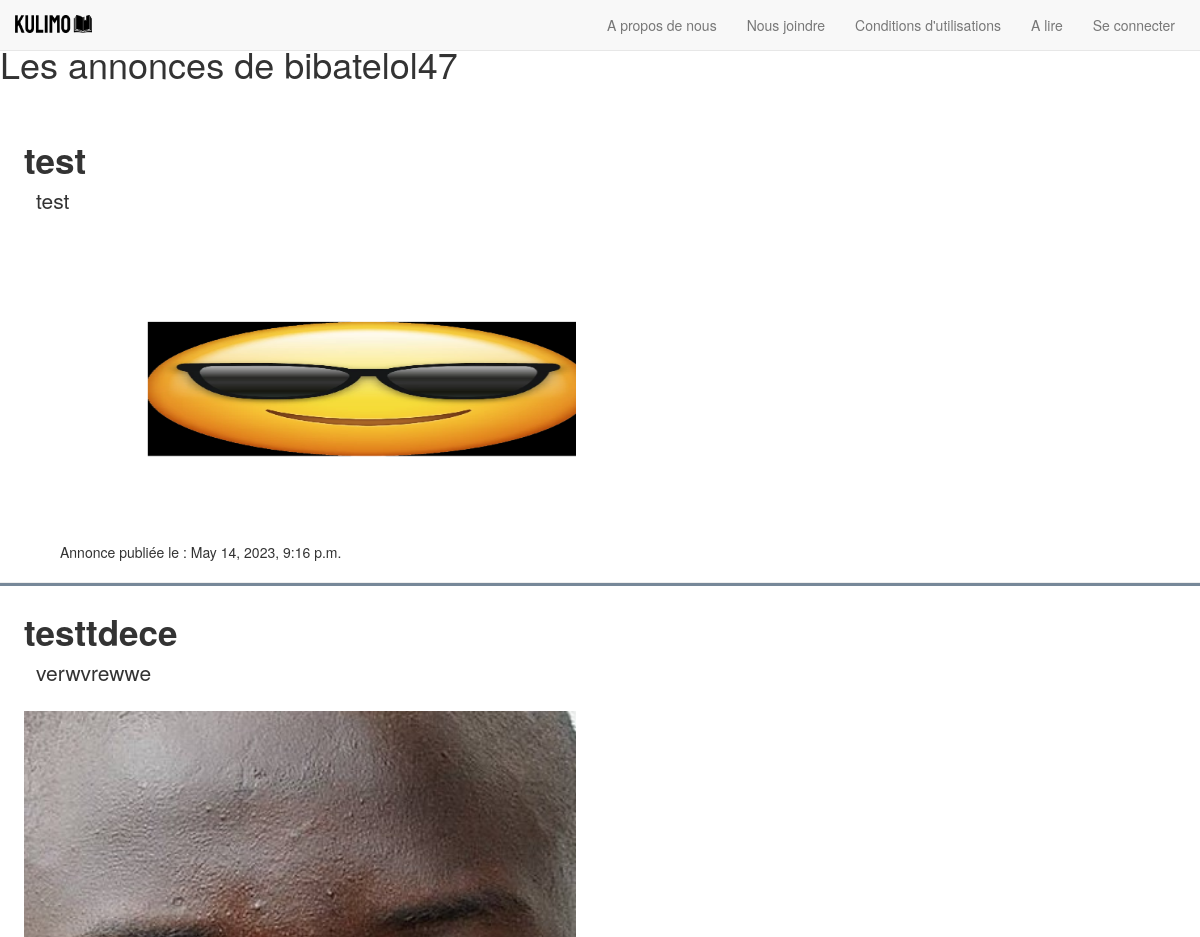
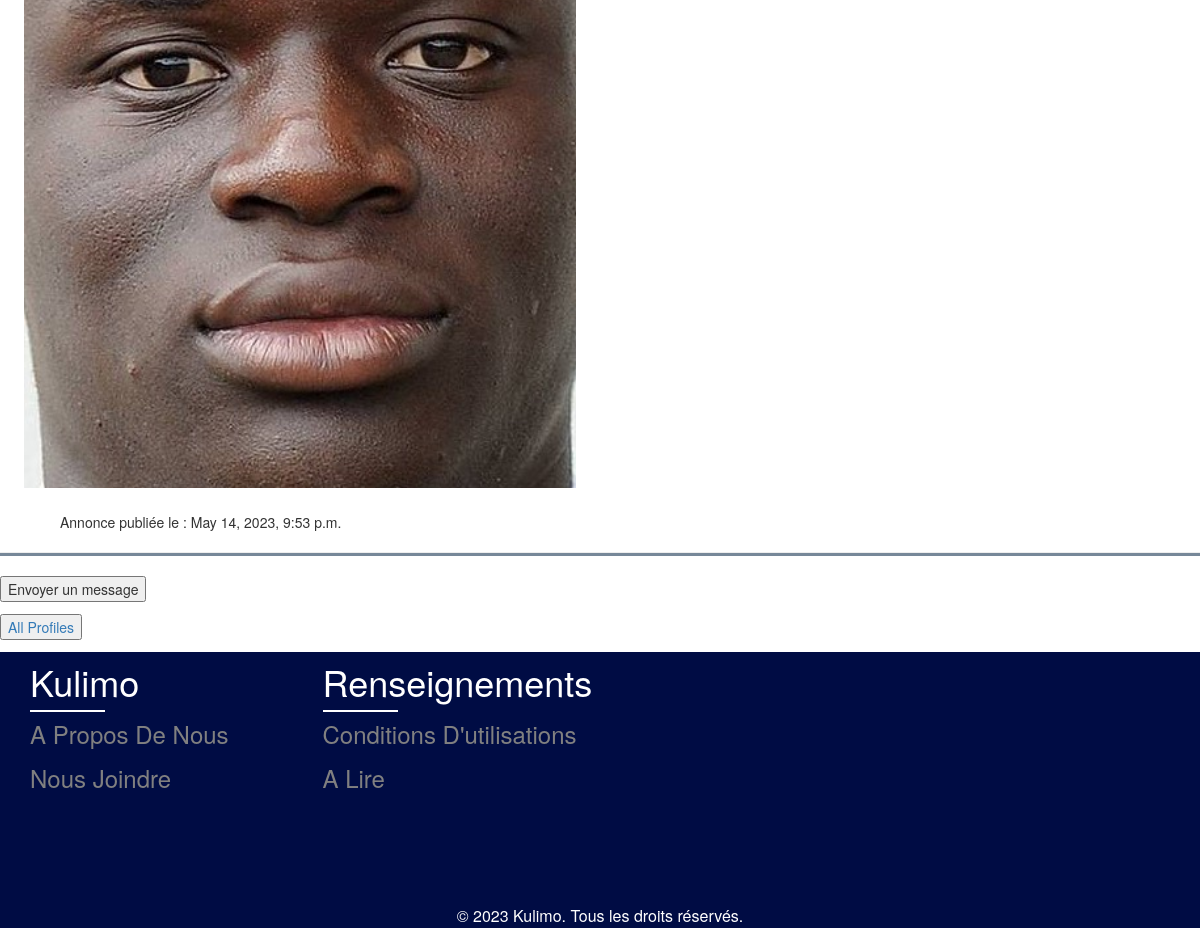
Screenshot of /profile/4 with the database file from the repository (2 pictures, top to bottom).
### accueil/models.py (models this page shows, shortened)
class Profile(models.Model):
    user = models.OneToOneField(User, on_delete=models.CASCADE)

class UserPost(models.Model):
    user= models.ForeignKey(User, related_name="userposts", on_delete=models.DO_NOTHING)
    title= models.CharField(max_length=100)
    content= models.TextField()
    date_published= models.DateTimeField(auto_now_add=True)
    image= models.ImageField(upload_to='images')
    url= models.SlugField(max_length=500, unique=True, blank=True, editable=False)

### accueil/views.py (the view)
# urls.py: path("profile/<int:pk>", views.profile, name="profile"),
def profile(request, pk):
    profile = Profile.objects.get(pk=pk)
    profile_string = profile.user.username
    username = request.user.username
    roomname = username + profile_string
    return render(request, "profile.html", {"profile": profile, 'username': username, 'roomname': roomname, 'profile_string': profile_string}) # On affiche la template HTML de la page

### accueil/templates/profile.html (shortened to what this page needs)
{% load static %}
<head>
    <link rel="stylesheet" href="https://maxcdn.bootstrapcdn.com/bootstrap/3.4.1/css/bootstrap.min.css">
  </head>
{% include 'navbar.html' %}
{% block content %}
<div class="column">
    <div class="block">
    <h1 class="title is-1" style="padding-top: 2%;">
     Les annonces de {{profile.user.username}}
    </h1>
    <br></br>
    </div>
</div>
<div class="content">
    {% for userpost in profile.user.userposts.all %}
        <div class="box">
            <div class = "col-md-5"></div>
            <div class = "col-md-6"></div>
            <div class = "col-md-1"></div>
            <strong style="font-size: 250% ; padding: 2%;">{{ userpost.title }}</strong>
            <div style="font-size: 150%; padding-left: 3%;">{{ userpost.content }}</div>
            <img style="width: 50%; height: auto; padding: 2%; overflow: hidden; " src="{{ userpost.image.url }}">
            <br>
      <span class="is-small has-text-grey-light" style="padding-left: 5%;" >
               Annonce publiée le : {{ userpost.date_published }}
            </span>
         <hr style="height: 3px; background-color: lightslategray;">
        </div>
    {% endfor %}
</div>
<form id="post-form" method="POST" action="checkview">
    <input type="submit" value="Envoyer un message">
</form>
<div class="block">
<div class="block" style="padding-top: 1%; padding-bottom: 1%;">
  <a href="{% url 'accueil:profile_list' %}">
      <button class="button is-dark is-outlined is-fullwidth">
          All Profiles
      </button>
  </a>
</div>
{% include "master.html" %}
{% endblock content %}

### static/css/style.css (style rules this page uses)
* { margin:0 }
body { min-height: 100vh; display: grid; flex-direction: lfr column; }

### rows the page displays
Profile: user.username "bibatelol47"
UserPost: title "test", content "test", image (picture), date_published "May 14, 2023, 9:16 p.m."
UserPost: title "testtdece", content "verwvrewwe", image (picture), date_published "May 14, 2023, 9:53 p.m."
